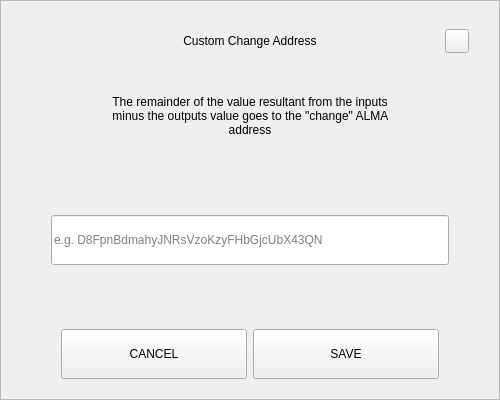
<?xml version="1.0" encoding="UTF-8"?>
<ui version="4.0">
 <class>SendChangeAddressDialog</class>
 <widget class="QDialog" name="SendChangeAddressDialog">
  <property name="geometry">
   <rect>
    <x>0</x>
    <y>0</y>
    <width>500</width>
    <height>400</height>
   </rect>
  </property>
  <property name="windowTitle">
   <string>Dialog</string>
  </property>
  <layout class="QVBoxLayout" name="verticalLayout">
   <property name="spacing">
    <number>0</number>
   </property>
   <property name="leftMargin">
    <number>0</number>
   </property>
   <property name="topMargin">
    <number>0</number>
   </property>
   <property name="rightMargin">
    <number>0</number>
   </property>
   <property name="bottomMargin">
    <number>0</number>
   </property>
   <item>
    <widget class="QFrame" name="frame">
     <property name="styleSheet">
      <string notr="true"/>
     </property>
     <property name="frameShape">
      <enum>QFrame::StyledPanel</enum>
     </property>
     <property name="frameShadow">
      <enum>QFrame::Raised</enum>
     </property>
     <layout class="QVBoxLayout" name="verticalLayout_2" stretch="0,0,0,0,0,0,0">
      <property name="spacing">
       <number>0</number>
      </property>
      <property name="leftMargin">
       <number>30</number>
      </property>
      <property name="topMargin">
       <number>20</number>
      </property>
      <property name="rightMargin">
       <number>30</number>
      </property>
      <property name="bottomMargin">
       <number>20</number>
      </property>
      <item>
       <layout class="QHBoxLayout" name="horizontalLayout_3">
        <property name="spacing">
         <number>0</number>
        </property>
        <item>
         <spacer name="horizontalSpacer_2">
          <property name="orientation">
           <enum>Qt::Horizontal</enum>
          </property>
          <property name="sizeHint" stdset="0">
           <size>
            <width>40</width>
            <height>20</height>
           </size>
          </property>
         </spacer>
        </item>
        <item>
         <widget class="QLabel" name="labelTitle">
          <property name="minimumSize">
           <size>
            <width>0</width>
            <height>40</height>
           </size>
          </property>
          <property name="maximumSize">
           <size>
            <width>16777215</width>
            <height>40</height>
           </size>
          </property>
          <property name="styleSheet">
           <string notr="true">padding-left:24px;</string>
          </property>
          <property name="text">
           <string>Custom Change Address</string>
          </property>
          <property name="alignment">
           <set>Qt::AlignCenter</set>
          </property>
          <property name="margin">
           <number>7</number>
          </property>
         </widget>
        </item>
        <item>
         <spacer name="horizontalSpacer">
          <property name="orientation">
           <enum>Qt::Horizontal</enum>
          </property>
          <property name="sizeHint" stdset="0">
           <size>
            <width>40</width>
            <height>20</height>
           </size>
          </property>
         </spacer>
        </item>
        <item>
         <widget class="QPushButton" name="btnEsc">
          <property name="minimumSize">
           <size>
            <width>24</width>
            <height>24</height>
           </size>
          </property>
          <property name="maximumSize">
           <size>
            <width>24</width>
            <height>24</height>
           </size>
          </property>
          <property name="focusPolicy">
           <enum>Qt::NoFocus</enum>
          </property>
          <property name="text">
           <string/>
          </property>
         </widget>
        </item>
       </layout>
      </item>
      <item>
       <spacer name="verticalSpacer_2">
        <property name="orientation">
         <enum>Qt::Vertical</enum>
        </property>
        <property name="sizeType">
         <enum>QSizePolicy::Fixed</enum>
        </property>
        <property name="sizeHint" stdset="0">
         <size>
          <width>20</width>
          <height>20</height>
         </size>
        </property>
       </spacer>
      </item>
      <item alignment="Qt::AlignHCenter">
       <widget class="QLabel" name="labelMessage">
        <property name="minimumSize">
         <size>
          <width>0</width>
          <height>70</height>
         </size>
        </property>
        <property name="text">
         <string>The remainder of the value resultant from the inputs minus the outputs value goes to the &quot;change&quot; ALMA address</string>
        </property>
        <property name="alignment">
         <set>Qt::AlignCenter</set>
        </property>
        <property name="wordWrap">
         <bool>true</bool>
        </property>
       </widget>
      </item>
      <item>
       <spacer name="verticalSpacer_3">
        <property name="orientation">
         <enum>Qt::Vertical</enum>
        </property>
        <property name="sizeHint" stdset="0">
         <size>
          <width>20</width>
          <height>40</height>
         </size>
        </property>
       </spacer>
      </item>
      <item>
       <layout class="QHBoxLayout" name="horizontalLayout_2">
        <property name="spacing">
         <number>0</number>
        </property>
        <property name="leftMargin">
         <number>20</number>
        </property>
        <property name="rightMargin">
         <number>20</number>
        </property>
        <item>
         <widget class="QLineEdit" name="lineEditAddress">
          <property name="minimumSize">
           <size>
            <width>0</width>
            <height>50</height>
           </size>
          </property>
          <property name="placeholderText">
           <string notr="true">e.g. D8FpnBdmahyJNRsVzoKzyFHbGjcUbX43QN</string>
          </property>
         </widget>
        </item>
       </layout>
      </item>
      <item>
       <spacer name="verticalSpacer">
        <property name="orientation">
         <enum>Qt::Vertical</enum>
        </property>
        <property name="sizeHint" stdset="0">
         <size>
          <width>20</width>
          <height>40</height>
         </size>
        </property>
       </spacer>
      </item>
      <item>
       <layout class="QHBoxLayout" name="horizontalLayout" stretch="2,2">
        <property name="spacing">
         <number>6</number>
        </property>
        <property name="leftMargin">
         <number>30</number>
        </property>
        <property name="rightMargin">
         <number>30</number>
        </property>
        <item>
         <widget class="QPushButton" name="btnCancel">
          <property name="minimumSize">
           <size>
            <width>180</width>
            <height>50</height>
           </size>
          </property>
          <property name="focusPolicy">
           <enum>Qt::NoFocus</enum>
          </property>
          <property name="text">
           <string>CANCEL</string>
          </property>
         </widget>
        </item>
        <item>
         <widget class="QPushButton" name="btnSave">
          <property name="minimumSize">
           <size>
            <width>180</width>
            <height>50</height>
           </size>
          </property>
          <property name="focusPolicy">
           <enum>Qt::NoFocus</enum>
          </property>
          <property name="text">
           <string>SAVE</string>
          </property>
         </widget>
        </item>
       </layout>
      </item>
     </layout>
    </widget>
   </item>
  </layout>
 </widget>
 <resources/>
 <connections/>
</ui>
